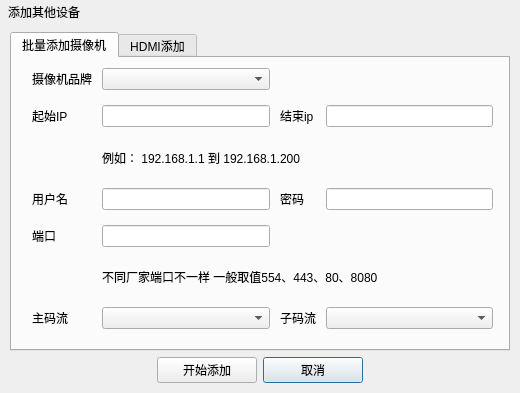
<?xml version="1.0" encoding="UTF-8"?>
<ui version="4.0">
 <class>frmIpcAddDialog</class>
 <widget class="QDialog" name="frmIpcAddDialog">
  <property name="geometry">
   <rect>
    <x>0</x>
    <y>0</y>
    <width>520</width>
    <height>393</height>
   </rect>
  </property>
  <property name="windowTitle">
   <string>操作员登录</string>
  </property>
  <property name="styleSheet">
   <string notr="true"/>
  </property>
  <layout class="QVBoxLayout" name="verticalLayout">
   <property name="spacing">
    <number>0</number>
   </property>
   <property name="leftMargin">
    <number>1</number>
   </property>
   <property name="topMargin">
    <number>1</number>
   </property>
   <property name="rightMargin">
    <number>1</number>
   </property>
   <property name="bottomMargin">
    <number>1</number>
   </property>
   <item>
    <widget class="QWidget" name="widgetTitle" native="true">
     <property name="sizePolicy">
      <sizepolicy hsizetype="Preferred" vsizetype="Fixed">
       <horstretch>0</horstretch>
       <verstretch>0</verstretch>
      </sizepolicy>
     </property>
     <layout class="QHBoxLayout" name="horizontalLayout_2">
      <property name="spacing">
       <number>0</number>
      </property>
      <property name="leftMargin">
       <number>0</number>
      </property>
      <property name="topMargin">
       <number>0</number>
      </property>
      <property name="rightMargin">
       <number>0</number>
      </property>
      <property name="bottomMargin">
       <number>0</number>
      </property>
      <item>
       <widget class="QLabel" name="labIco">
        <property name="text">
         <string/>
        </property>
        <property name="alignment">
         <set>Qt::AlignCenter</set>
        </property>
       </widget>
      </item>
      <item>
       <widget class="QLabel" name="labTitle">
        <property name="sizePolicy">
         <sizepolicy hsizetype="Expanding" vsizetype="Preferred">
          <horstretch>0</horstretch>
          <verstretch>0</verstretch>
         </sizepolicy>
        </property>
        <property name="styleSheet">
         <string notr="true"/>
        </property>
        <property name="text">
         <string>添加其他设备</string>
        </property>
        <property name="alignment">
         <set>Qt::AlignLeading|Qt::AlignLeft|Qt::AlignVCenter</set>
        </property>
       </widget>
      </item>
      <item>
       <widget class="QPushButton" name="btnMenu_Close">
        <property name="sizePolicy">
         <sizepolicy hsizetype="Minimum" vsizetype="Expanding">
          <horstretch>0</horstretch>
          <verstretch>0</verstretch>
         </sizepolicy>
        </property>
        <property name="cursor">
         <cursorShape>ArrowCursor</cursorShape>
        </property>
        <property name="focusPolicy">
         <enum>Qt::NoFocus</enum>
        </property>
        <property name="text">
         <string/>
        </property>
        <property name="flat">
         <bool>true</bool>
        </property>
       </widget>
      </item>
     </layout>
    </widget>
   </item>
   <item>
    <widget class="QWidget" name="widgetMain" native="true">
     <property name="styleSheet">
      <string notr="true">#gboxSoftKey .QPushButton{
border-width:0px;
border-radius:0px;
padding:2px;
}

#gboxSoftKey .QPushButton:hover{
border:1px solid #FF0000;
}

#gboxSoftKey{
border-width:0px;
border-radius:0px;
}</string>
     </property>
     <layout class="QVBoxLayout" name="verticalLayout_2">
      <property name="spacing">
       <number>0</number>
      </property>
      <property name="leftMargin">
       <number>0</number>
      </property>
      <property name="topMargin">
       <number>0</number>
      </property>
      <property name="rightMargin">
       <number>0</number>
      </property>
      <property name="bottomMargin">
       <number>0</number>
      </property>
      <item>
       <widget class="QWidget" name="widget" native="true">
        <property name="autoFillBackground">
         <bool>true</bool>
        </property>
        <layout class="QGridLayout" name="gridLayout">
         <item row="0" column="0" colspan="4">
          <widget class="QTabWidget" name="tabWidget">
           <property name="currentIndex">
            <number>0</number>
           </property>
           <widget class="QWidget" name="tabAddIpc">
            <attribute name="title">
             <string>批量添加摄像机</string>
            </attribute>
            <widget class="QWidget" name="layoutWidget">
             <property name="geometry">
              <rect>
               <x>20</x>
               <y>10</y>
               <width>461</width>
               <height>261</height>
              </rect>
             </property>
             <layout class="QGridLayout" name="gridLayout_2">
              <property name="horizontalSpacing">
               <number>10</number>
              </property>
              <property name="verticalSpacing">
               <number>15</number>
              </property>
              <item row="3" column="0">
               <widget class="QLabel" name="labelUsrName">
                <property name="text">
                 <string>用户名</string>
                </property>
               </widget>
              </item>
              <item row="5" column="1" colspan="3">
               <widget class="QLabel" name="label_8">
                <property name="text">
                 <string>不同厂家端口不一样 一般取值554、443、80、8080</string>
                </property>
               </widget>
              </item>
              <item row="0" column="0">
               <widget class="QLabel" name="labelIpcBrand">
                <property name="text">
                 <string>摄像机品牌</string>
                </property>
               </widget>
              </item>
              <item row="6" column="2">
               <widget class="QLabel" name="labelSubResolution">
                <property name="text">
                 <string>子码流</string>
                </property>
               </widget>
              </item>
              <item row="1" column="3">
               <widget class="QLineEdit" name="lineEditEndIP"/>
              </item>
              <item row="4" column="0">
               <widget class="QLabel" name="labelPort">
                <property name="text">
                 <string>端口</string>
                </property>
               </widget>
              </item>
              <item row="6" column="3">
               <widget class="QComboBox" name="cbBoxSubResolution"/>
              </item>
              <item row="6" column="0">
               <widget class="QLabel" name="labelMainResolution">
                <property name="text">
                 <string>主码流</string>
                </property>
               </widget>
              </item>
              <item row="2" column="1" colspan="3">
               <widget class="QLabel" name="label_7">
                <property name="text">
                 <string>例如： 192.168.1.1 到 192.168.1.200</string>
                </property>
               </widget>
              </item>
              <item row="0" column="1">
               <widget class="QComboBox" name="cbBoxIpcBrand"/>
              </item>
              <item row="1" column="2">
               <widget class="QLabel" name="labelEndIP">
                <property name="text">
                 <string>结束ip</string>
                </property>
               </widget>
              </item>
              <item row="3" column="3">
               <widget class="QLineEdit" name="lineEditPwd"/>
              </item>
              <item row="1" column="0">
               <widget class="QLabel" name="labelStartIp">
                <property name="text">
                 <string>起始IP</string>
                </property>
               </widget>
              </item>
              <item row="6" column="1">
               <widget class="QComboBox" name="cbBoxMainResolution"/>
              </item>
              <item row="4" column="1">
               <widget class="QLineEdit" name="lineEditPort"/>
              </item>
              <item row="3" column="1">
               <widget class="QLineEdit" name="lineEditUsrName"/>
              </item>
              <item row="1" column="1">
               <widget class="QLineEdit" name="lineEditStartIP"/>
              </item>
              <item row="3" column="2">
               <widget class="QLabel" name="labelPwd">
                <property name="text">
                 <string>密码</string>
                </property>
               </widget>
              </item>
             </layout>
            </widget>
           </widget>
           <widget class="QWidget" name="tab_2">
            <attribute name="title">
             <string>HDMI添加</string>
            </attribute>
           </widget>
          </widget>
         </item>
         <item row="1" column="2">
          <widget class="QPushButton" name="btnCancle">
           <property name="minimumSize">
            <size>
             <width>100</width>
             <height>0</height>
            </size>
           </property>
           <property name="text">
            <string>取消</string>
           </property>
          </widget>
         </item>
         <item row="1" column="0">
          <spacer name="horizontalSpacer">
           <property name="orientation">
            <enum>Qt::Horizontal</enum>
           </property>
           <property name="sizeHint" stdset="0">
            <size>
             <width>40</width>
             <height>20</height>
            </size>
           </property>
          </spacer>
         </item>
         <item row="1" column="1">
          <widget class="QPushButton" name="btnAddIpc">
           <property name="minimumSize">
            <size>
             <width>100</width>
             <height>0</height>
            </size>
           </property>
           <property name="text">
            <string>开始添加</string>
           </property>
          </widget>
         </item>
         <item row="1" column="3">
          <spacer name="horizontalSpacer_2">
           <property name="orientation">
            <enum>Qt::Horizontal</enum>
           </property>
           <property name="sizeHint" stdset="0">
            <size>
             <width>40</width>
             <height>20</height>
            </size>
           </property>
          </spacer>
         </item>
        </layout>
       </widget>
      </item>
     </layout>
    </widget>
   </item>
  </layout>
 </widget>
 <resources/>
 <connections/>
</ui>
